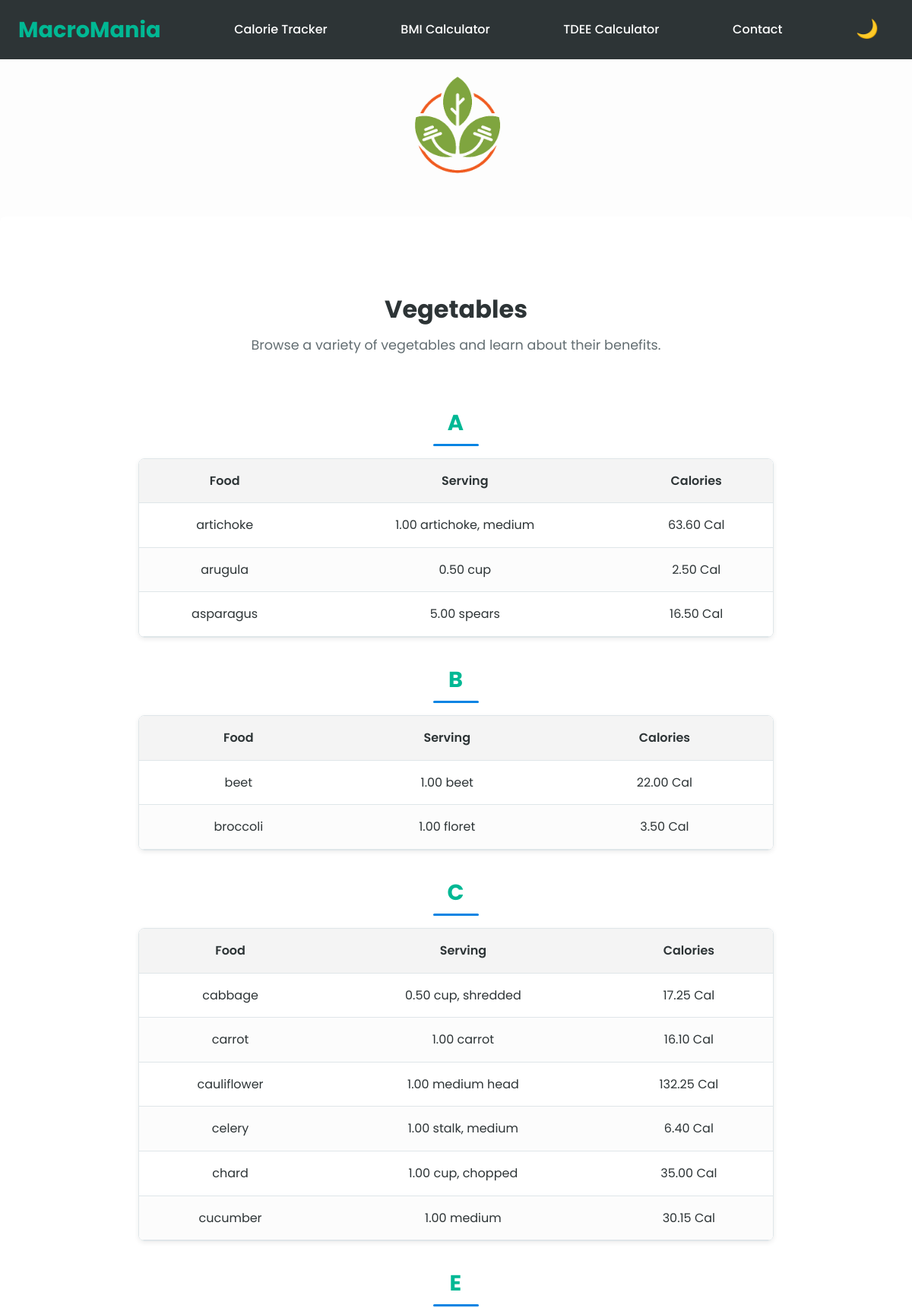
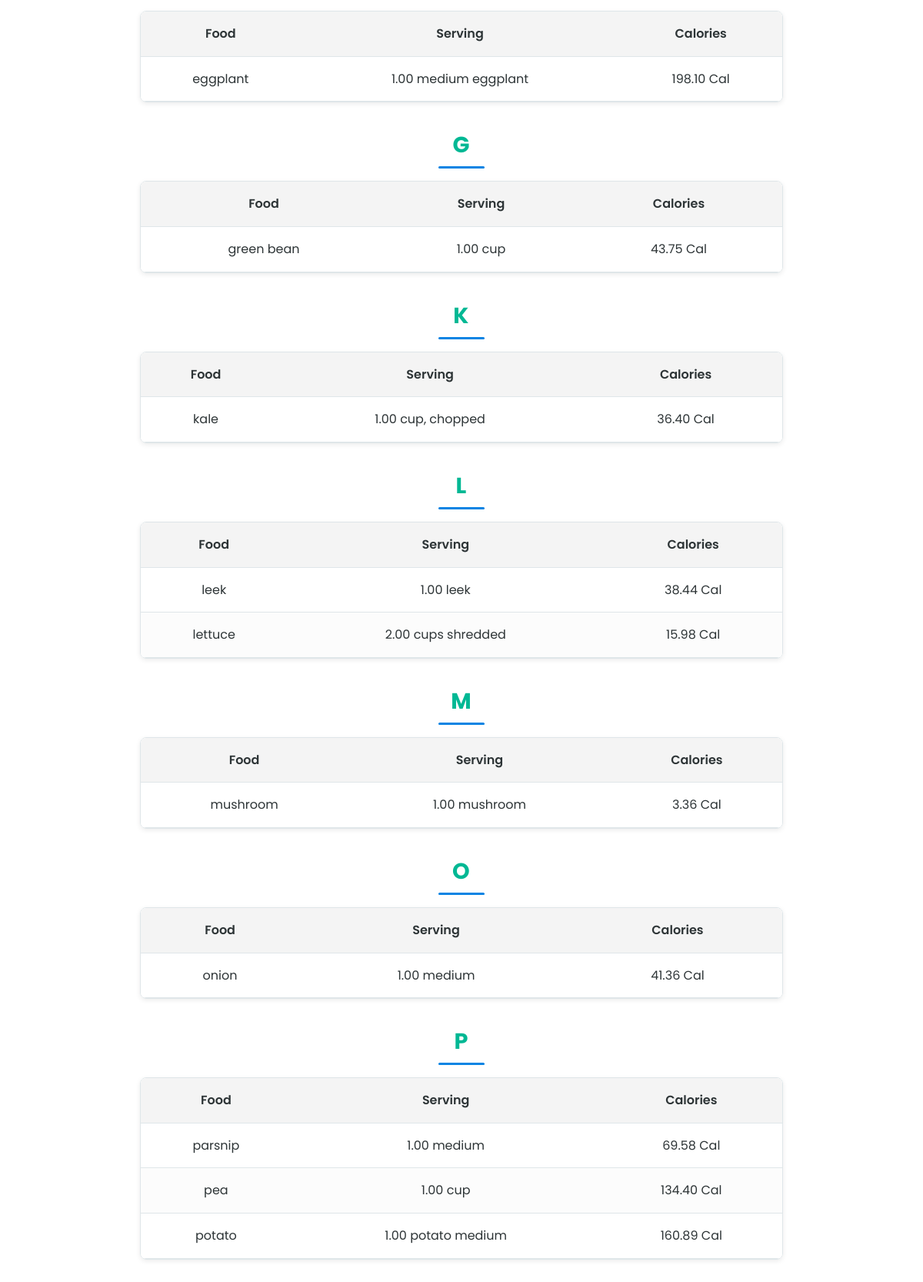
/category/vegetables/ (upper part), run on the app's committed database (2 pictures, top to bottom).
### counter/models.py (models this page shows, shortened)
class Category(models.Model):
    name = models.CharField(max_length=100, unique=True)
    slug = models.SlugField(unique=True, blank=True)
    description = models.TextField(blank=True, null=True)
    image = models.ImageField(upload_to='category_images/', blank=True, null=True)

class FoodItem(models.Model):
    category = models.ForeignKey(Category, on_delete=models.CASCADE, related_name='foods')
    food_name = models.CharField(max_length=255)
    serving_qty = models.DecimalField(max_digits=5, decimal_places=2, default=1.0)
    serving_unit = models.CharField(max_length=50, default="serving")
    nf_calories = models.DecimalField(max_digits=6, decimal_places=2, default=0)
    nf_protein = models.DecimalField(max_digits=6, decimal_places=2, default=0)
    nf_total_carbohydrate = models.DecimalField(max_digits=6, decimal_places=2, default=0)
    nf_total_fat = models.DecimalField(max_digits=6, decimal_places=2, default=0)

### counter/views.py (the view, shortened to what this page needs)
# urls.py: path('category/<slug:category_slug>/', views.category_detail, name='category_detail'),
def category_detail(request, category_slug):
    category = get_object_or_404(Category, slug=category_slug)
    local_foods = (
        category.foods
        .exclude(nf_calories=0)
        .exclude(food_name__isnull=True)
        .exclude(food_name__exact='')
        .order_by('food_name')
    )
    if local_foods:
        foods = list(local_foods)
    return render(request, 'category_detail.html', {
        'category': category,
        'foods': foods,
    })

### counter/templates/category_detail.html
{% extends 'base.html' %}
{% load static %}
{% block content %}
<div class="category-detail-container">
  <h2 class="category-detail-title">{{ category.name }}</h2>
  <p class="category-detail-description">{{ category.description }}</p>
  {% if foods %}
    {% regroup foods by food_name.0 as grouped_foods %}
    {% for group in grouped_foods %}
      {% if group.grouper %}
        <h3 class="food-group-title">{{ group.grouper|upper }}</h3>
        <div class="table-container">
          <table class="food-table">
            <thead>
              <tr>
                <th>Food</th>
                <th>Serving</th>
                <th>Calories</th>
              </tr>
            </thead>
            <tbody>
              {% for food in group.list %}
              <tr>
                <td>{{ food.food_name }}</td>
                <td>{{ food.serving_qty }} {{ food.serving_unit }}</td>
                <td>{{ food.nf_calories }} Cal</td>
              </tr>
              {% endfor %}
            </tbody>
          </table>
        </div>
      {% endif %}
    {% endfor %}
  {% else %}
    <p>No food items found for this category.</p>
  {% endif %}
</div>
{% endblock %}

### MacroMania/static/main.css (style rules this page uses)
:root { --primary: #00b894; --secondary: #0984e3; --dark: #2d3436; --light-bg: #fdfdfd; --card-bg: #ffffff; --border-color: #dfe6e9; --shadow-color: rgba(0, 0, 0, 0.08); --font-family: 'Poppins', sans-serif; --input-bg: #f8f9fa; }
* { box-sizing: border-box; margin: 0; padding: 0; }
body { font-family: var(--font-family); background-color: var(--light-bg); color: var(--dark); line-height: 1.6; min-height: 100vh; }
h1, h2, h3 { text-align: center; margin-bottom: 16px; color: var(--dark); }
p { text-align: center; margin-bottom: 20px; color: #636e72; }
.category-detail-container { max-width: 900px; margin: 40px auto; padding: 2rem; background-color: var(--card-bg); border: none; box-shadow: none; border-radius: 8px; text-align: center; }
.category-detail-title { font-size: 2rem; margin-bottom: 0.5rem; color: var(--dark); }
.category-detail-description { font-size: 1.1rem; color: #636e72; margin-bottom: 2rem; }
.table-container { border: 1px solid var(--border-color); border-radius: 8px; overflow: hidden; box-shadow: 0 2px 6px var(--shadow-color); margin: 0 auto; max-width: 100%; }
.food-table { width: 100%; border-collapse: collapse; background-color: var(--card-bg); }
.food-table thead tr { background-color: #f4f4f4; }
.food-table th { color: var(--dark); font-weight: 600; padding: 1rem; text-align: center; border-bottom: 1px solid var(--border-color); }
.food-table td { padding: 1rem; text-align: center; border-bottom: 1px solid var(--border-color); color: var(--dark); }
.food-table tr:nth-child(even) { background-color: #fcfcfc; }
.food-group-title { display: inline-block; position: relative; font-size: 1.8rem; font-weight: 700; text-transform: uppercase; letter-spacing: 1.2px; margin: 2rem 0 1rem; padding-bottom: 0.5rem; color: var(--primary); }
.food-group-title::after { content: ""; position: absolute; left: 50%; bottom: 0; transform: translateX(-50%); width: 60px; height: 3px; background-color: var(--secondary); border-radius: 2px; }

### data on the page
Category: name "Vegetables", description "Browse a variety of vegetables and learn about their benefits."
FoodItem: food_name "artichoke", serving_qty "1.00", serving_unit "artichoke, medium", nf_calories "63.60"
FoodItem: food_name "arugula", serving_qty "0.50", serving_unit "cup", nf_calories "2.50"
FoodItem: food_name "asparagus", serving_qty "5.00", serving_unit "spears", nf_calories "16.50"
FoodItem: food_name "beet", serving_qty "1.00", serving_unit "beet", nf_calories "22.00"
FoodItem: food_name "broccoli", serving_qty "1.00", serving_unit "floret", nf_calories "3.50"
FoodItem: food_name "cabbage", serving_qty "0.50", serving_unit "cup, shredded", nf_calories "17.25"
FoodItem: food_name "carrot", serving_qty "1.00", serving_unit "carrot", nf_calories "16.10"
FoodItem: food_name "cauliflower", serving_qty "1.00", serving_unit "medium head", nf_calories "132.25"
FoodItem: food_name "celery", serving_qty "1.00", serving_unit "stalk, medium", nf_calories "6.40"
FoodItem: food_name "chard", serving_qty "1.00", serving_unit "cup, chopped", nf_calories "35.00"
FoodItem: food_name "cucumber", serving_qty "1.00", serving_unit "medium", nf_calories "30.15"
FoodItem: food_name "eggplant", serving_qty "1.00", serving_unit "medium eggplant", nf_calories "198.10"
FoodItem: food_name "green bean", serving_qty "1.00", serving_unit "cup", nf_calories "43.75"
FoodItem: food_name "kale", serving_qty "1.00", serving_unit "cup, chopped", nf_calories "36.40"
FoodItem: food_name "leek", serving_qty "1.00", serving_unit "leek", nf_calories "38.44"
FoodItem: food_name "lettuce", serving_qty "2.00", serving_unit "cups shredded", nf_calories "15.98"
FoodItem: food_name "mushroom", serving_qty "1.00", serving_unit "mushroom", nf_calories "3.36"
FoodItem: food_name "onion", serving_qty "1.00", serving_unit "medium", nf_calories "41.36"
FoodItem: food_name "parsnip", serving_qty "1.00", serving_unit "medium", nf_calories "69.58"
FoodItem: food_name "pea", serving_qty "1.00", serving_unit "cup", nf_calories "134.40"
FoodItem: food_name "potato", serving_qty "1.00", serving_unit "potato medium", nf_calories "160.89"

### other printed values
{{ group.grouper|upper }} "A" "B" "C" "E" "G" "K" "L" "M" "O" "P"
